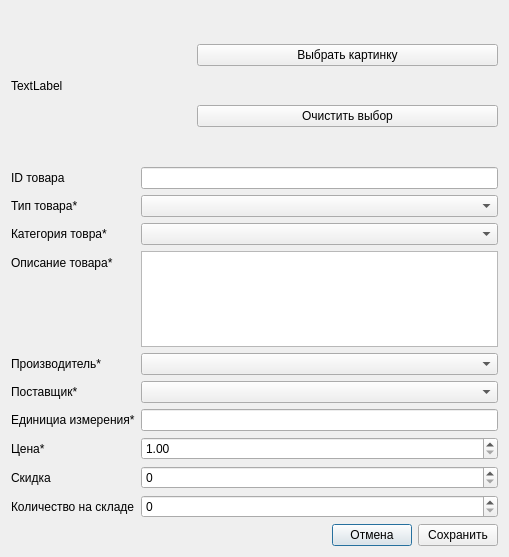
<?xml version="1.0" encoding="UTF-8"?>
<ui version="4.0">
 <class>ProductDialog</class>
 <widget class="QDialog" name="ProductDialog">
  <property name="geometry">
   <rect>
    <x>0</x>
    <y>0</y>
    <width>509</width>
    <height>557</height>
   </rect>
  </property>
  <property name="windowTitle">
   <string>Dialog</string>
  </property>
  <layout class="QVBoxLayout" name="verticalLayout_2">
   <item>
    <layout class="QHBoxLayout" name="horizontalLayout">
     <item>
      <widget class="QLabel" name="img_lbl">
       <property name="sizePolicy">
        <sizepolicy hsizetype="Fixed" vsizetype="Fixed">
         <horstretch>0</horstretch>
         <verstretch>0</verstretch>
        </sizepolicy>
       </property>
       <property name="minimumSize">
        <size>
         <width>180</width>
         <height>150</height>
        </size>
       </property>
       <property name="maximumSize">
        <size>
         <width>180</width>
         <height>150</height>
        </size>
       </property>
       <property name="text">
        <string>TextLabel</string>
       </property>
      </widget>
     </item>
     <item>
      <layout class="QVBoxLayout" name="verticalLayout">
       <item>
        <widget class="QPushButton" name="choose_pic_btn">
         <property name="text">
          <string>Выбрать картинку</string>
         </property>
        </widget>
       </item>
       <item>
        <widget class="QPushButton" name="clear_pic_btn">
         <property name="text">
          <string>Очистить выбор</string>
         </property>
        </widget>
       </item>
      </layout>
     </item>
    </layout>
   </item>
   <item>
    <layout class="QFormLayout" name="formLayout">
     <item row="0" column="0">
      <widget class="QLabel" name="label_2">
       <property name="text">
        <string>ID товара</string>
       </property>
      </widget>
     </item>
     <item row="0" column="1">
      <widget class="QLineEdit" name="id_edit">
       <property name="readOnly">
        <bool>true</bool>
       </property>
      </widget>
     </item>
     <item row="1" column="0">
      <widget class="QLabel" name="label_3">
       <property name="text">
        <string>Тип товара*</string>
       </property>
      </widget>
     </item>
     <item row="1" column="1">
      <widget class="QComboBox" name="type_combo"/>
     </item>
     <item row="2" column="0">
      <widget class="QLabel" name="label_4">
       <property name="text">
        <string>Категория товра*</string>
       </property>
      </widget>
     </item>
     <item row="2" column="1">
      <widget class="QComboBox" name="cat_combo"/>
     </item>
     <item row="3" column="0">
      <widget class="QLabel" name="label_5">
       <property name="text">
        <string>Описание товара*</string>
       </property>
      </widget>
     </item>
     <item row="3" column="1">
      <widget class="QTextEdit" name="desc_edit"/>
     </item>
     <item row="4" column="0">
      <widget class="QLabel" name="label_6">
       <property name="text">
        <string>Производитель*</string>
       </property>
      </widget>
     </item>
     <item row="4" column="1">
      <widget class="QComboBox" name="manuf_combo"/>
     </item>
     <item row="5" column="0">
      <widget class="QLabel" name="label_7">
       <property name="text">
        <string>Поставщик*</string>
       </property>
      </widget>
     </item>
     <item row="5" column="1">
      <widget class="QComboBox" name="supplier_combo"/>
     </item>
     <item row="6" column="0">
      <widget class="QLabel" name="label_8">
       <property name="text">
        <string>Единициа измерения*</string>
       </property>
      </widget>
     </item>
     <item row="6" column="1">
      <widget class="QLineEdit" name="unit_edit"/>
     </item>
     <item row="7" column="0">
      <widget class="QLabel" name="label_9">
       <property name="text">
        <string>Цена*</string>
       </property>
      </widget>
     </item>
     <item row="7" column="1">
      <widget class="QDoubleSpinBox" name="price_spin">
       <property name="minimum">
        <double>1.000000000000000</double>
       </property>
       <property name="maximum">
        <double>99990000.000000000000000</double>
       </property>
      </widget>
     </item>
     <item row="8" column="0">
      <widget class="QLabel" name="label_10">
       <property name="text">
        <string>Скидка</string>
       </property>
      </widget>
     </item>
     <item row="8" column="1">
      <widget class="QSpinBox" name="discount_spin"/>
     </item>
     <item row="9" column="0">
      <widget class="QLabel" name="label_11">
       <property name="text">
        <string>Количество на складе</string>
       </property>
      </widget>
     </item>
     <item row="9" column="1">
      <widget class="QSpinBox" name="stock_spin"/>
     </item>
    </layout>
   </item>
   <item>
    <layout class="QHBoxLayout" name="horizontalLayout_2">
     <item>
      <spacer name="horizontalSpacer">
       <property name="orientation">
        <enum>Qt::Orientation::Horizontal</enum>
       </property>
       <property name="sizeHint" stdset="0">
        <size>
         <width>40</width>
         <height>20</height>
        </size>
       </property>
      </spacer>
     </item>
     <item>
      <widget class="QPushButton" name="cancel_btn">
       <property name="text">
        <string>Отмена</string>
       </property>
       <property name="default">
        <bool>true</bool>
       </property>
      </widget>
     </item>
     <item>
      <widget class="QPushButton" name="save_btn">
       <property name="text">
        <string>Сохранить</string>
       </property>
      </widget>
     </item>
    </layout>
   </item>
  </layout>
 </widget>
 <resources/>
 <connections/>
</ui>
